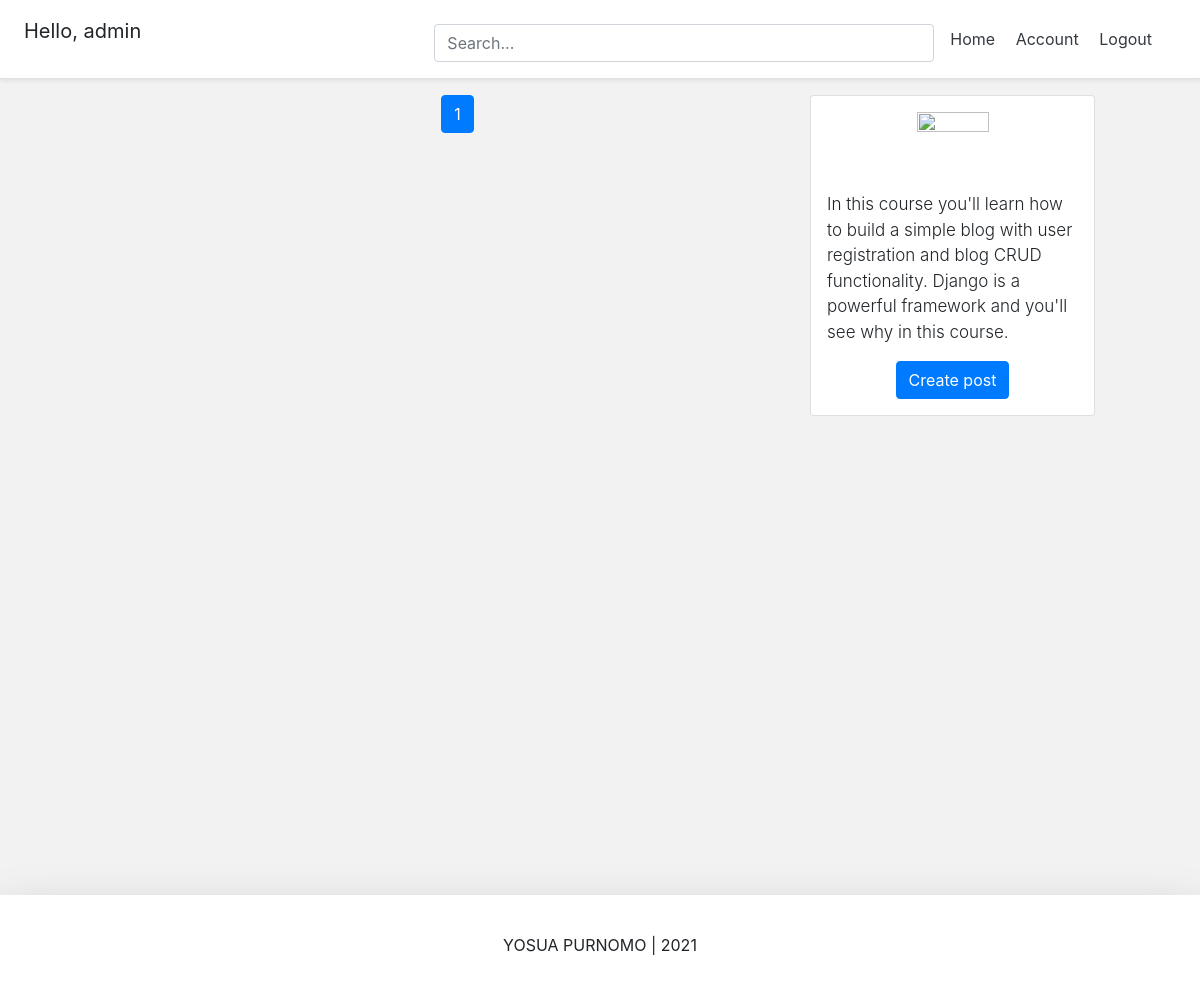
The page / (signed in) on the database as committed earlier.
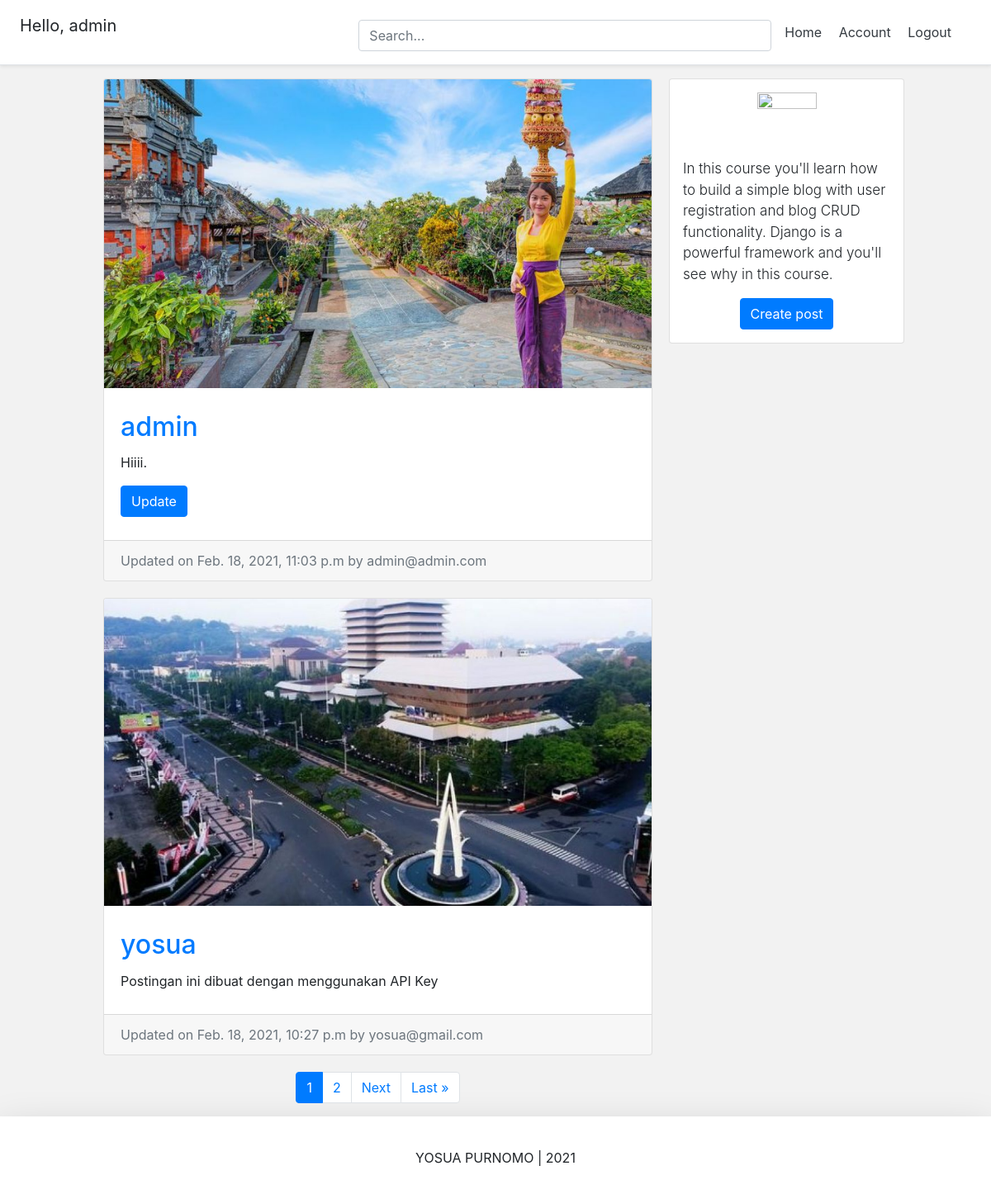
The same page on the database as committed later.
### Post/models.py (models this page shows, shortened)
class PostModel(models.Model):
	caption			= models.TextField(max_length=5000, null=False, blank=True)
	image			= models.ImageField(upload_to=upload_location, null=False, blank=True)
	date_published	= models.DateTimeField(auto_now_add=True, verbose_name='date published')
	date_updated	= models.DateTimeField(auto_now=True, verbose_name='date updated')
	author			= models.ForeignKey(settings.AUTH_USER_MODEL, on_delete=models.CASCADE)
	slug 			= models.SlugField(blank=True, unique=True)

### Account/models.py (models this page shows, shortened)
class Account(AbstractBaseUser):
	email 			= models.EmailField(verbose_name='email', max_length=60, unique=True)
	username 		= models.CharField(max_length=30, unique=True)
	date_joined		= models.DateTimeField(verbose_name='date joined', auto_now_add=True)
	last_login		= models.DateTimeField(verbose_name='last login', auto_now=True)
	is_admin		= models.BooleanField(default=False)
	is_active		= models.BooleanField(default=True)
	is_staff		= models.BooleanField(default=False)
	is_superuser	= models.BooleanField(default=False)
	USERNAME_FIELD = 'email'
	REQUIRED_FIELDS = ['username']
	objects = AccountManage()
	def __str__(self):
		return self.email

### Personal/views.py (the view)
# urls.py: path('', home_view.as_view(), name="home"),
class home_view(ListView):
	page_kwarg = 'page'
	paginate_by = 2
	context_object_name = 'post_model'
	model = PostModel
	template_name = 'personal/home.html'
	ordering = '-date_published'
	def get_context_data(self, **kwargs):
		search = self.request.GET.get('q', '')
		self.extra_context = {
			'query':str(search)
			}
		print(self.extra_context)
		return super().get_context_data(**kwargs)
	def get_queryset(self):
		search = self.request.GET.get('q', False)
		if search:
			self.querset = self.model.objects.filter(
							Q(caption__icontains=search) |
							 Q(author__username=search)
							 )
			return self.querset
		return super().get_queryset()

### Personal/templates/personal/home.html (shortened to what this page needs)
{% extends 'base.html' %}
{% load static %}
{% block content %}
<link rel="stylesheet" type="text/css" href="{% static "personal/home.css" %}">
<div class="container">
	<div class="row">
		<div class="left-column col-lg-7 offset-lg-1">
				{% for post in post_model %}
					<div class="blog-post-container">
						{% include 'post/snippets/blog_post_snippet.html' with post_model=post %}
					</div>
				{% endfor %}
			{% include 'post/snippets/blog_post_pagination.html' with post_model=post_model %}
		</div>
		<div class="right-column col-lg-3 d-lg-flex d-none flex-column">
			<div class="card create-post-bar d-flex flex-column p-3">
				<img class="img-fluid d-block m-auto pb-2" src="{% static 'codingwithmitch_logo.png' %}" width="72" height="72">
				<p class="lead">In this course you'll learn how to build a simple blog with user registration and blog CRUD functionality. Django is a powerful
  					framework and you'll see why in this course.</p>
				<p class="m-auto"><a class="btn btn-primary" href="{% url 'post:create' %}">Create post</a></p>
			</div>
		</div>
	</div>
</div>
{% endblock content %}

### Post/templates/post/snippets/blog_post_snippet.html (shortened to what this page needs)
{% load static %}
<link rel="stylesheet" type="text/css" href="{% static "post/blog_snippets.css" %}">
{% if post_model %}
<div class="container">
	<div class="row">
		<div class="card m-auto">
			<a href="{% url 'post:detail' post.slug %}">
				<img class="card-img-top" src="{{post_model.image.url}}">
			</a>
			<div class="card-body mt-2 mb-2">
				<a href="{% url 'post:detail' post.slug %}">
					<h2 class="card-title">{{post_model.author.username}}</h2>
				</a>
				<p class="card-text">{{post_model.caption|linebreaksbr|truncatechars:250}}</p>
				{% if post_model.author == request.user %}
					<a href="{% url 'post:edit' post_model.slug %}" class="btn btn-primary">Update</a>
				{% endif %}
			</div>
			<div class="card-footer text-muted">
			  Updated on {{post_model.date_updated}} by {{post_model.author}}
			</div>
		</div>
	</div>
</div>
{% endif %}

Rows that differ between the two databases and show on the page:
added PostModel: image (picture), author.username "admin", caption "Hiiii.", shows "Update", date_updated "Feb. 18, 2021, 11:03 p.m", author "admin@admin.com"
added PostModel: image (picture), author.username "yosua", caption "Postingan ini dibuat dengan menggunakan API Key", date_updated "Feb. 18, 2021, 10:27 p.m", author "yosua@gmail.com"
Other text that changed with them:
new list line: "2"
text now shown: "Next Last »"
